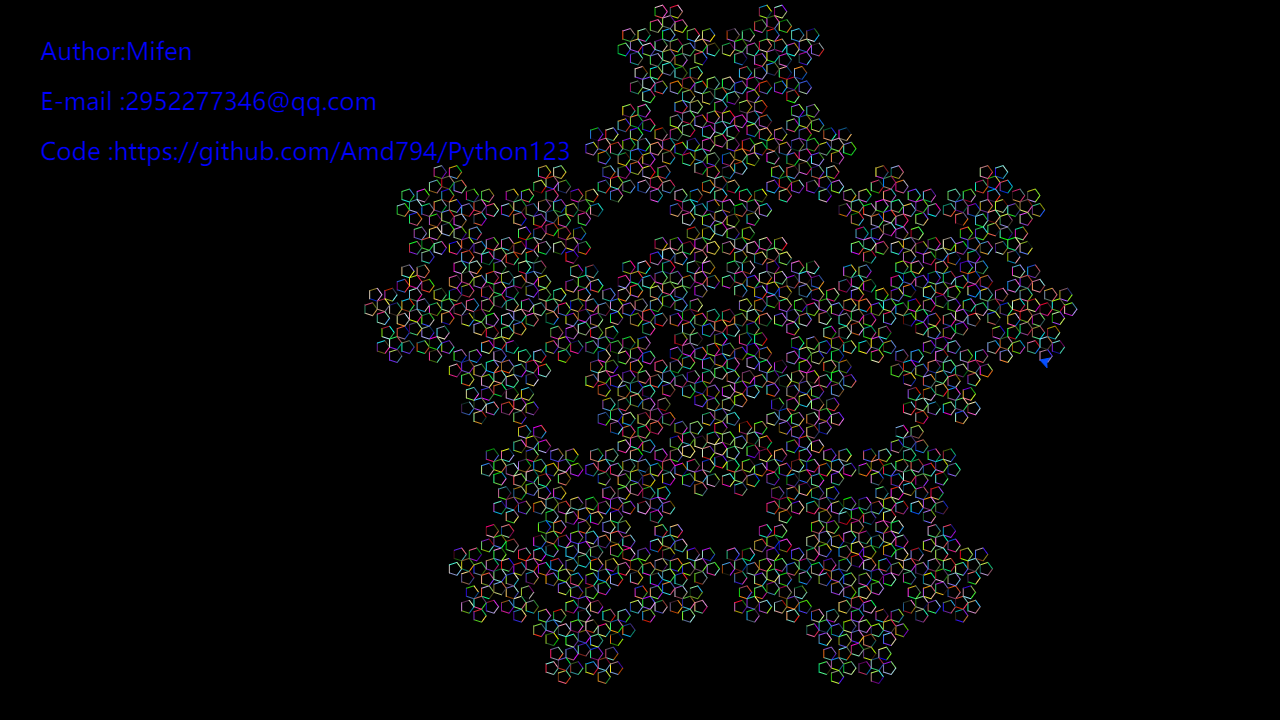

Reproduce this figure in Python.
# -*- coding: utf-8 -*-
# Time    : 2019/4/5 22:29
# Author  : Mifen
# Email   : 2952277346@qq.com
# Github  : https://github.com/Amd794



import time
import turtle as t
from turtle import *
t.setup(1280,720)
t.speed(0)
t.pensize(1)
length = 8
path = 'F-F-F-F-F'
angle = 72
up()
color("blue")
goto(-600, 300)
write('Author:Mifen', font=("微软雅黑", 18))
goto(-600, 250)
write('E-mail :2952277346@qq.com', font=("微软雅黑", 18))
goto(-600, 200)
write('Code :https://github.com/Amd794/Python123', font=("微软雅黑", 18))
goto(-600, -350)
down()
expalnation = {
    'F': '画线',
    'x': '-',
    '+': '逆时针旋转',
    '-': '顺时针旋转',
    '[': '记录当前位置',
    ']': '恢复上一个位置',
    'a': '上色',
    'b': '上色',
    'c': '上色'
}
rules = {
    'F': 'F-F++F+F-F-F',
    'X': 'aF-[b[X]+cX]+aF[c+FX]-X'
}


def draw_path(path, expalnation):
    posList, angleList = [], []
    t.up()
    t.bgcolor("black")
    t.goto(400,0)
    t.down()
    t.lt(90)
    for symbol in path:
        if symbol == 'F':
            import random
            colormode(255)
            color(random.randint(0,255),random.randint(0,255),random.randint(0,255))
            t.forward(length)
        elif symbol == '+':
            t.left(angle)
        elif symbol == '-':
            t.rt(angle)
        elif symbol == '[':
            posList.append(t.pos())
            angleList.append(t.heading())
        elif symbol == 'a':
            t.pensize(3)
            t.color("#8c503c")
        elif symbol == 'b':
            t.pensize(2)
            t.color("#4ab441")
        elif symbol == 'c':
            t.pensize(2)
            t.color("#18b418")
        elif symbol == ']':
            t.up()
            t.home()
            t.goto(posList.pop())
            t.left(angleList.pop())
            t.down()


def apply_rules(path, rules):
    L = [_ for _ in path]
    for i in range(len(L)):
        symbol = L[i]
        if symbol == 'F':
            L[i] = rules[symbol]
        if symbol == 'X':
            L[i] = rules[symbol]
    path = ''.join(L)
    return path


for _ in range(4):
    path = apply_rules(path, rules)
draw_path(path, expalnation)
